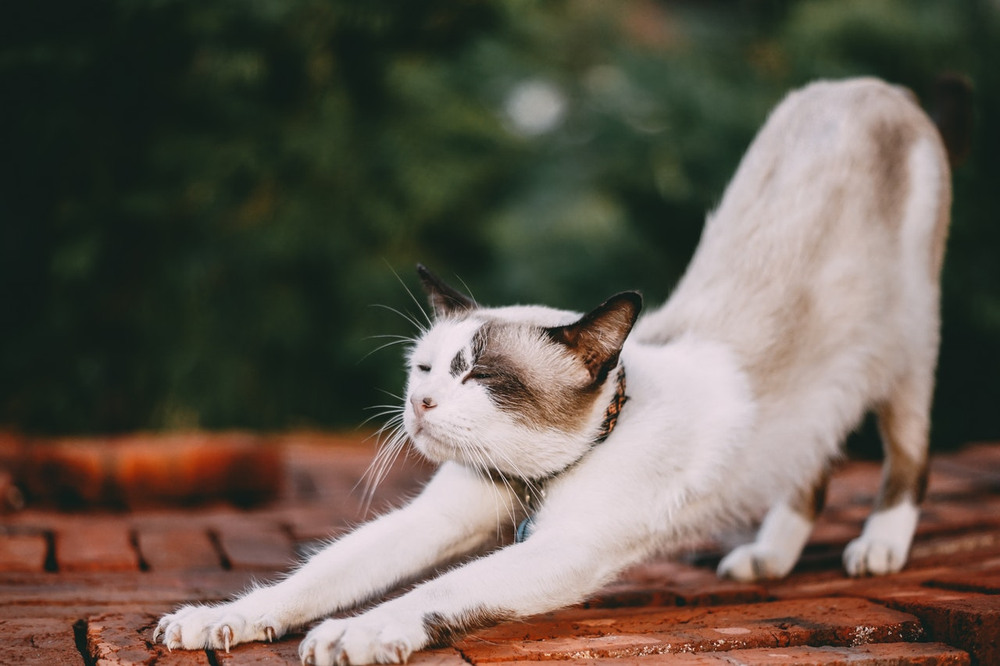
#> input picture Section1/images/cat.png, 1000 x 666 px, shrunk from 1280 x 853 before the run
$ jupyter execute convolution_and_pooling.ipynb   (shell and % lines are left out)
#> lines starting #> are read from the running program, lines starting #| are printed output that depends on the picture
# Course:  Convolutional Neural Networks for Image Classification

## Section-1

<span style="font-size:14pt">Quick Win #3: Convolution + Pooling</span>

<span style="font-size:14pt">**Description:**</span>
<span style="font-size:13pt">*Combine two operations together*</span>
<span style="font-size:13pt">*Plot resulted output images*</span>

<span style="font-size:13pt">**File:** *convolution_and_pooling.ipynb*</span>

<span style="font-size:14pt">**Algorithm:**</span>

<span style="font-size:13pt">**-->** Defining function for convolution operation</span>
<span style="font-size:13pt">**-->** Defining function to exclude non-needed values</span>
<span style="font-size:13pt">**-->** Defining function for pooling operation</span>
<span style="font-size:13pt">**-->** Defining filters for convolution</span>
<span style="font-size:13pt">**-->** Implementing architecture of 3 * [C, P]</span>

<span style="font-size:13pt">**Result:**
Plot with input GRAY image and downsampled image after pooling</span>

## Importing libraries

[cell 1]
# Importing needed libraries
import cv2
import numpy as np
import matplotlib.pyplot as plt

# Importing library to see calculation progress inside loops in Real Time
# To install, use following command: pip install tqdm
# Don't forget to activate environment in which you're working
from tqdm import tqdm

## Function for 2D convolution

[cell 2]
def convolution_2d(feature_map, f, pad=1, step=1):

    # Hyperparameters for 2D convolution:
    # f_size - filter (kernel) size (width and height are equal)
    # step - stride (step) for sliding
    # pad - zero-valued frame around image to process boundaries

    # Output dimension is calculated by following equations:
    # height_out = (height_in - f_size + 2 * pad) / step + 1
    # width_out = (width_in - f_size + 2 * pad) / step + 1

    # Calculating spatial size of output resulted array (width and height)
    # Making output width and height as integer numbers,
    # in case input width/height is odd
    f_size = f.shape[0]  # (width and height are equal)
    height_out = int((feature_map.shape[0] - f_size + 2 * pad) / step + 1)
    width_out = int((feature_map.shape[1] - f_size + 2 * pad) / step + 1)

    # Applying to feature map pad frame with zero values to process boundaries
    # Using Numpy method 'pad'
    feature_map_pad = np.pad(feature_map, (pad, pad),
                             mode='constant',
                             constant_values=0)

    # Preparing zero valued output array for convolved feature map
    output_feature_map = np.zeros((height_out, width_out))

    # Implementing convolution operation to feature map
    # Sliding through entire feature map (that is with pad frame) by filter
    for i in tqdm(range(0, feature_map_pad.shape[0] - f_size + 1, step)):
        for j in range(0, feature_map_pad.shape[1] - f_size + 1, step):
            # Extracting (slicing) a patch (the same size with filter)
            # from feature map with pad frame
            patch = feature_map_pad[i:i+f_size, j:j+f_size]

            # Applying elementwise multiplication and summation -
            # this is convolution operation
            # When we use '*' with matrices, then elementwise multiplication
            # will be applied
            output_feature_map[i, j] = np.sum(patch * f)

    # Returning convolved feature map
    return output_feature_map

## Function to exclude non-needed values
### (less than 0 and more than 255)

[cell 3]
def range_0_255(feature_map):

    # To exclude values that are less than 0 and more than 255,
    # Numpy function 'clip' is applied
    # It keeps values of Numpy array in the given range
    # And it replaces non-needed values with boundary numbers
    output_feature_map = np.clip(feature_map, 0, 255)

    # Returning processed feature map
    return output_feature_map

## Function for pooling

[cell 4]
def pooling(feature_map, f_pooling=2, step=2):

    # Hyperparameters for pooling:
    # f_pooling - filter size for pooling (width and height are equal)
    # step - stride (step) for sliding

    # Output dimension is calculated by following equations:
    # height_out = (height_in - f_pooling) / step + 1
    # width_out = (width_in - f_pooling) / step + 1

    # Calculating spatial size of output resulted array (width and height)
    # Making output width and height as integer numbers,
    # in case input width/height is odd
    height_out = int((feature_map.shape[0] - 2) / 2 + 1)
    width_out = int((feature_map.shape[1] - 2) / 2 + 1)

    # Preparing zero valued output array for feature map after pooling
    feature_map_after_pooling = np.zeros((height_out, width_out))

    # Implementing pooling operation
    # Preparing indexes for rows of output array
    ii = 0

    # Sliding through entire feature map
    # Wrapping the loop with 'tqdm' in order to see progress in real time
    for i in tqdm(range(0, feature_map.shape[0] - f_pooling + 1, step)):
        # Preparing indexes for columns of output array
        jj = 0

        for j in range(0, feature_map.shape[1] - f_pooling + 1, step):
            # Extracting (slicing) a 2x2 patch (the same size with filter)
            # from feature map
            patch = feature_map[i:i+f_pooling, j:j+f_pooling]

            # Applying max pooling operation - choosing maximum element
            # from the current patch
            feature_map_after_pooling[ii, jj] = np.max(patch)

            # Increasing indexes for rows of output array
            jj += 1

        # Increasing indexes for columns of output array
        ii += 1

    # Returning feature map after pooling
    return feature_map_after_pooling

## Defining filters (kernels) for convolution

[cell 5]
# Setting common filters (kernels) with size 3x3 for edge detection

# Sobel filter to detect vertical changes on image
filter_1 = np.array([[1, 0, -1],
                     [2, 0, -2],
                     [1, 0, -1]])

# Laplacian filter to detect regions with different brightness on image
filter_2 = np.array([[0, 1, 0],
                     [1, -4, 1],
                     [0, 1, 0]])

# Prewitt filter to detect vertical changes on image
filter_3 = np.array([[1, 0, -1],
                     [1, 0, -1],
                     [1, 0, -1]])


# Setting random filters (kernels) with size 3x3
# and integer numbers in range [-1, 1]
filter_11 = np.random.randint(low=-1, high=1, size=(3, 3))
filter_22 = np.random.randint(low=-1, high=1, size=(3, 3))
filter_33 = np.random.randint(low=-1, high=1, size=(3, 3))

## Reading input image and converting into GRAY

[cell 6]
# Reading coloured input image by OpenCV library
# In this way image is opened already as Numpy array

# (!) OpenCV by default reads image in BGR format (order of channels)
# (!) On Windows, the path might look like following:
# r'images\cat.png'
# or:
# 'images\\cat.png'
image_BGR = cv2.imread('images/cat.png')
#> image_BGR is the input picture: shape (666, 1000, 3); mean B, G, R 79.4, 90.1, 99.9


# Converting input image to GRAY by OpenCV function
image_GRAY = cv2.cvtColor(image_BGR, cv2.COLOR_BGR2GRAY)
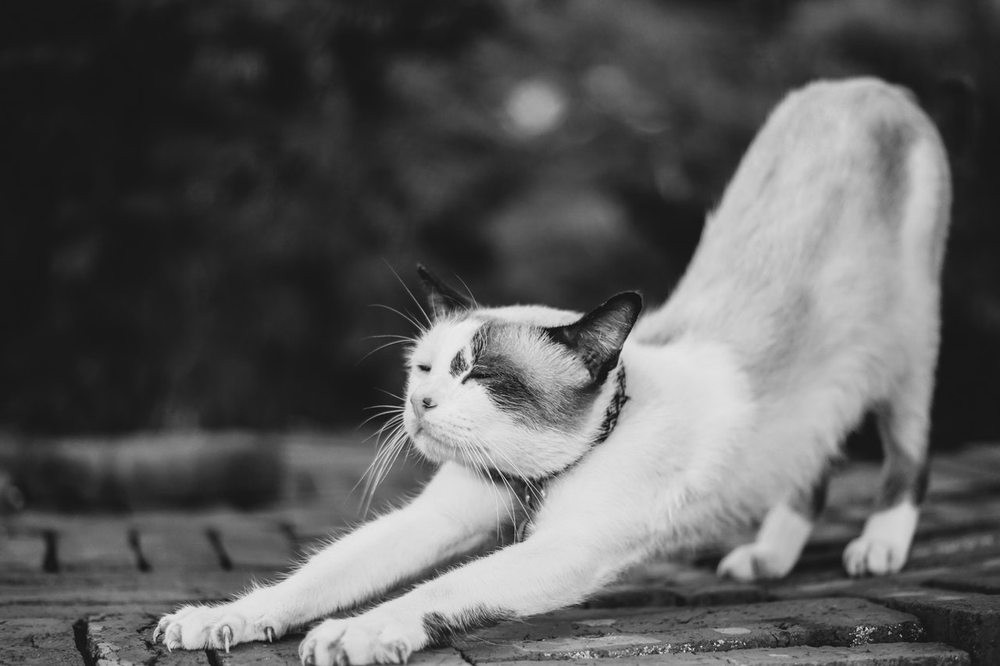
#> image_GRAY: shape (666, 1000); min 12, max 237, mean 91.8

## Implementing architecture: [C1, P1]-->[C2, P2]-->[C3, P3]

[cell 7]
# [C1, P1]
# Applying 2D convolution
c1 = convolution_2d(image_GRAY, filter_1, pad=1, step=1)
# Excluding non-needed values
c1 = range_0_255(c1)
# Applying pooling
c1_p1 = pooling(c1, f_pooling=2, step=2)
#> after the loop in pooling, `for i in tqdm(range(0, feature_map.shape[0] - f_pooling + 1, step)):`:
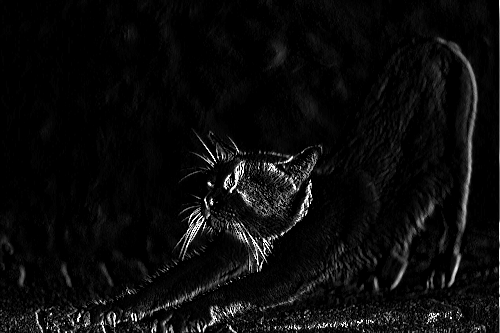
#> feature_map_after_pooling: shape (333, 500) float64; min 0, max 255, mean 11.8
#> after the loop in pooling, `for i in tqdm(range(0, feature_map.shape[0] - f_pooling + 1, step)):`: ii = 333


# [C2, P2]
# Applying 2D convolution
c2 = convolution_2d(c1_p1, filter_2, pad=1, step=1)
#> call 2 of convolution_2d, with f = array of shape (3, 3), pad = 1, step = 1
#> in convolution_2d (call 2), `feature_map_pad = np.pad(feature_map, (pad, pad), mode='constant', con..`:
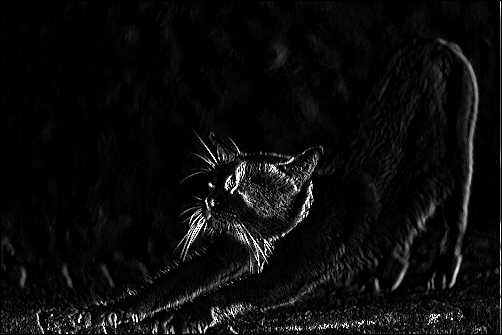
#> feature_map_pad: shape (335, 502) float64; min 0, max 255, mean 11.7
#> after the loop in convolution_2d (call 2), `for i in tqdm(range(0, feature_map_pad.shape[0] - f_size + 1, step)):`:
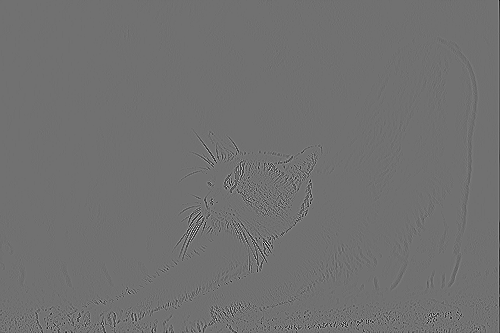
#> output_feature_map: shape (333, 500) float64; min -813, max 1020, mean -0.4; drawn with min black and max white
# Excluding non-needed values
c2 = range_0_255(c2)
#> in range_0_255 (call 2), `output_feature_map = np.clip(feature_map, 0, 255)`:
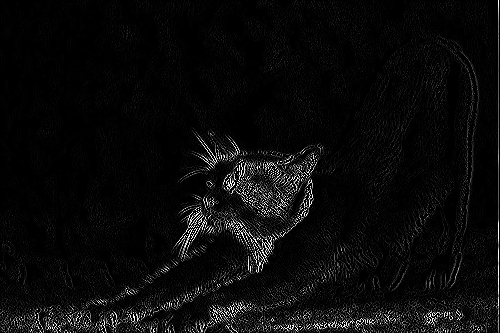
#> output_feature_map: shape (333, 500) float64; min 0, max 255, mean 10.7
# Applying pooling
c2_p2 = pooling(c2, f_pooling=2, step=2)
#> call 2 of pooling, with f_pooling = 2, step = 2
#> after the loop in pooling (call 2), `for i in tqdm(range(0, feature_map.shape[0] - f_pooling + 1, step)):`:
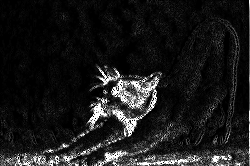
#> feature_map_after_pooling: shape (166, 250) float64; min 0, max 255, mean 27
#> after the loop in pooling (call 2), `for i in tqdm(range(0, feature_map.shape[0] - f_pooling + 1, step)):`: ii = 166


# [C3, P3]
# Applying 2D convolution
c3 = convolution_2d(c2_p2, filter_3, pad=1, step=1)
#> call 3 of convolution_2d, with f = array of shape (3, 3), pad = 1, step = 1
#> in convolution_2d (call 3), `feature_map_pad = np.pad(feature_map, (pad, pad), mode='constant', con..`:
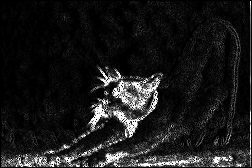
#> feature_map_pad: shape (168, 252) float64; min 0, max 255, mean 26.5
#> after the loop in convolution_2d (call 3), `for i in tqdm(range(0, feature_map_pad.shape[0] - f_size + 1, step)):`:
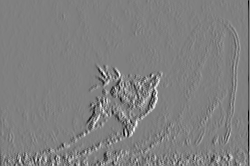
#> output_feature_map: shape (166, 250) float64; min -765, max 755, mean -1.7; drawn with min black and max white
# Excluding non-needed values
c3 = range_0_255(c3)
#> in range_0_255 (call 3), `output_feature_map = np.clip(feature_map, 0, 255)`:
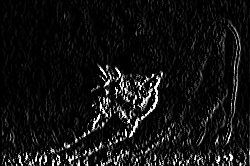
#> output_feature_map: shape (166, 250) float64; min 0, max 255, mean 18
# Applying pooling
c3_p3 = pooling(c3, f_pooling=2, step=2)
#> call 3 of pooling, with f_pooling = 2, step = 2
#> after the loop in pooling (call 3), `for i in tqdm(range(0, feature_map.shape[0] - f_pooling + 1, step)):`:
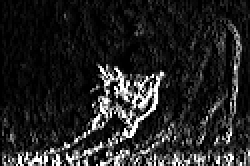
#> feature_map_after_pooling: shape (83, 125) float64 (shown 2 times larger); min 0, max 255, mean 35.8
#> after the loop in pooling (call 3), `for i in tqdm(range(0, feature_map.shape[0] - f_pooling + 1, step)):`: ii = 83


# Check point
# Showing shape of GRAY image
print('{0} Shape of input GRAY image'.format(image_GRAY.shape))
#| (666, 1000) Shape of input GRAY image
print()

# Showing shape of feature map after [C1] and [P1]
print('{0} Shape of feature map after [C1]'.format(c1.shape))
#| (666, 1000) Shape of feature map after [C1]
print('{0} Shape of feature map after [P1]'.format(c1_p1.shape))
#| (333, 500) Shape of feature map after [P1]
print()

# Showing shape of feature map after [C2] and [P2]
print('{0} Shape of feature map after [C2]'.format(c2.shape))
#| (333, 500) Shape of feature map after [C2]
print('{0} Shape of feature map after [P2]'.format(c2_p2.shape))
#| (166, 250) Shape of feature map after [P2]
print()

# Showing shape of feature map after [C3] and [P3]
print('{0} Shape of feature map after [C3]'.format(c3.shape))
#| (166, 250) Shape of feature map after [C3]
print('{0} Shape of feature map after [P3]'.format(c3_p3.shape))
#| (83, 125) Shape of feature map after [P3]

## Plotting resulted feature maps

[cell 8]
# Magic function that renders the figure in a jupyter notebook
# instead of displaying a figure object


# Setting default size of the plot
plt.rcParams['figure.figsize'] = (18.0, 10.0)


# Defining a figure object with number of needed subplots
# ax is a (7,) Numpy array and to access specific subplot we call it by ax[0]
# 'gridspec_kw' is the dictionary with keywords to specify the ratio of subplots
# --------------------------------------------------[I, C1, P1, C2, P2, C3, P3]
figure, ax = plt.subplots(nrows=1, ncols=7,
                          gridspec_kw={'width_ratios': [8, 8, 4, 4, 2, 2, 1]})


# Adjusting first column with input GRAY image
ax[0].imshow(image_GRAY, cmap=plt.get_cmap('gray'))

# Adjusting second column with feature map after C1
ax[1].imshow(c1, cmap=plt.get_cmap('gray'))

# Adjusting third column with feature map after P1
ax[2].imshow(c1_p1, cmap=plt.get_cmap('gray'))

# Adjusting fourth column with feature map after C2
ax[3].imshow(c2, cmap=plt.get_cmap('gray'))

# Adjusting fifth column with feature map after P2
ax[4].imshow(c2_p2, cmap=plt.get_cmap('gray'))

# Adjusting sixth column with feature map after C3
ax[5].imshow(c3, cmap=plt.get_cmap('gray'))

# Adjusting seventh column with feature map after P3
ax[6].imshow(c3_p3, cmap=plt.get_cmap('gray'))


# Giving names to columns
ax[0].set_title('Input GRAY', fontsize=12)
ax[1].set_title('C1', fontsize=12)
ax[2].set_title('P1', fontsize=12)
ax[3].set_title('C2', fontsize=12)
ax[4].set_title('P2', fontsize=12)
ax[5].set_title('C3', fontsize=12)
ax[6].set_title('P3', fontsize=12)


# Hiding axes to all subplots
for a in range(7):
    ax[a].axis('off')


# Adjusting distance between subplots
plt.tight_layout()
plt.subplots_adjust(left=0.1, right=0.9, bottom=0.1, top=0.9, wspace=0.1, hspace=0.1)


# Saving the plot
# (!) On Windows, the path might look like following:
# r'images\plot_pooling.png'
# or:
# 'images\\plot_pooling.png'
figure.savefig('images/plot_convolution_and_pooling.png')


# Showing the plot
plt.show()

$ run again, with Section1/images/horse.jpg saved as Section1/images/cat.png
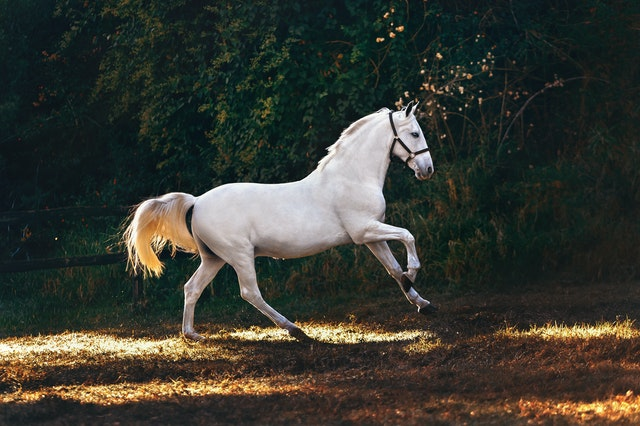
#> input picture Section1/images/horse.jpg, 640 x 426 px
#> image_BGR is the input picture: shape (426, 640, 3); mean B, G, R 49.7, 57.6, 56
#> after the loop in pooling, `for i in tqdm(range(0, feature_map.shape[0] - f_pooling + 1, step)):`: ii = 213
#> feature_map_pad: shape (215, 322) float64
#> after the loop in pooling (call 2), `for i in tqdm(range(0, feature_map.shape[0] - f_pooling + 1, step)):`:
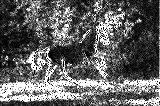
#> feature_map_after_pooling: shape (106, 160) float64; min 0, max 255, mean 97.8
#> after the loop in pooling (call 2), `for i in tqdm(range(0, feature_map.shape[0] - f_pooling + 1, step)):`: ii = 106
#> feature_map_pad: shape (108, 162) float64
#> after the loop in pooling (call 3), `for i in tqdm(range(0, feature_map.shape[0] - f_pooling + 1, step)):`:
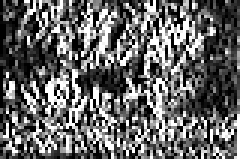
#> feature_map_after_pooling: shape (53, 80) float64 (shown 3 times larger); min 0, max 255, mean 102
#> after the loop in pooling (call 3), `for i in tqdm(range(0, feature_map.shape[0] - f_pooling + 1, step)):`: ii = 53
#| (426, 640) Shape of input GRAY image
#| (426, 640) Shape of feature map after [C1]
#| (213, 320) Shape of feature map after [P1]
#| (213, 320) Shape of feature map after [C2]
#| (106, 160) Shape of feature map after [P2]
#| (106, 160) Shape of feature map after [C3]
#| (53, 80) Shape of feature map after [P3]
